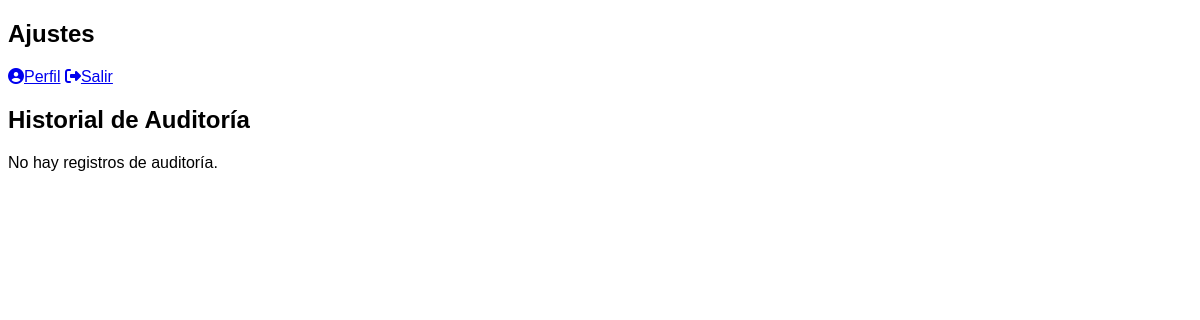
/modelo/historial.php (signed in), run on an earlier commit of the app's database.
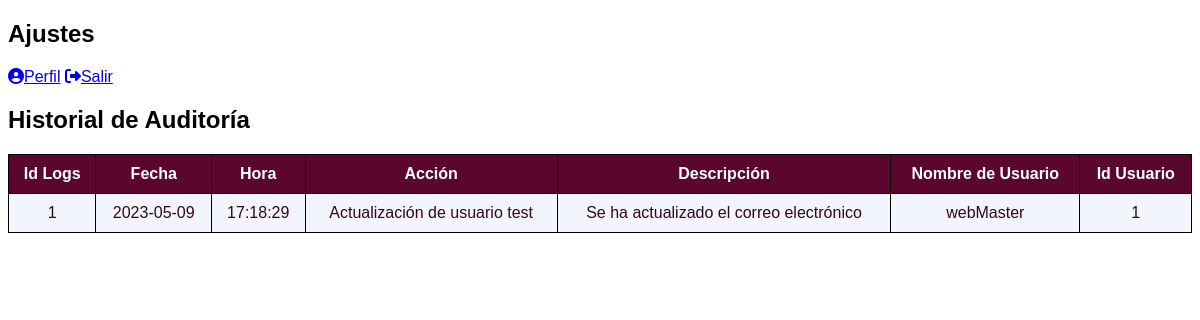
And on a later commit of the database.
### tables this page shows
create table logs_auditoria (
  idLogs_auditoria int(3) auto_increment primary key,
  fechaLogs_auditoria date,
  horaLogs_auditoria time,
  accionLogs_auditoria varchar(100),
  descripcionLogs_auditoria varchar(255),
  idUsuario int(10),
  nombreUsuario varchar(20),
  foreign key (idUsuario) references usuarios(idUsuario) ON DELETE CASCADE
);

### modelo/historial.php (the view, shortened to what this page needs)
<?php
$DATABASE_HOST = 'localhost';
$DATABASE_USER = 'root';
$DATABASE_PASS = '';
$DATABASE_NAME = 'Colectivo';
$conexion = mysqli_connect($DATABASE_HOST, $DATABASE_USER, $DATABASE_PASS, $DATABASE_NAME);
$sqlLogs = "SELECT * FROM logs_auditoria ORDER BY fechaLogs_auditoria DESC, horaLogs_auditoria DESC LIMIT 10";
$resultadoLogs = mysqli_query($conexion, $sqlLogs);
?>
<!DOCTYPE html>
<html>
<head>
    <link rel="stylesheet" href="../css/ajustes.css" type="text/css">
    <link rel="stylesheet" href="https://cdnjs.cloudflare.com/ajax/libs/font-awesome/6.2.0/css/all.min.css">
</head>
<body class="loggedin">
<nav class="navtop">
    <div>
        <h1>Ajustes</h1>
        <a href="perfil.php"><i class="fas fa-user-circle"></i>Perfil</a>
        <a href="salir.php"><i class="fas fa-sign-out-alt"></i>Salir</a>
    </div>
</nav>
<div class="content">
    <h2>Historial de Auditoría</h2>
    <div>
        <?php if (mysqli_num_rows($resultadoLogs) > 0) : ?>
            <table id="tabla-usuarios" class="styled-table">
                <tr>
                    <th>Id Logs</th>
                    <th>Fecha</th>
                    <th>Hora</th>
                    <th>Acción</th>
                    <th>Descripción</th>
                    <th>Nombre de Usuario</th>
                    <th>Id Usuario</th>
                </tr>
                <?php while ($fila = mysqli_fetch_assoc($resultadoLogs)) : ?>
                    <tr>
                        <td><?php echo $fila['idLogs_auditoria']; ?></td>
                        <td><?php echo $fila['fechaLogs_auditoria']; ?></td>
                        <td><?php echo $fila['horaLogs_auditoria']; ?></td>
                        <td><?php echo $fila['accionLogs_auditoria']; ?></td>
                        <td><?php echo $fila['descripcionLogs_auditoria']; ?></td>
                        <td><?php echo $fila['nombreUsuario']; ?></td>
                        <td><?php echo $fila['idUsuario']; ?></td>
                    </tr>
                <?php endwhile; ?>
            </table>
        <?php else : ?>
            <p>No hay registros de auditoría.</p>
        <?php endif; ?>
    </div>
</div>
</body>
</html>

### css/ajustes.css (style rules this page uses)
* { font-family: 'Poppins', sans-serif; }
#tabla-usuarios.styled-table { width: 100%; border-collapse: collapse; }
#tabla-usuarios.styled-table th, #tabla-usuarios.styled-table td { border: 1px solid black; padding: 10px; text-align: center; }
#tabla-usuarios.styled-table th { background-color: #5A062F; color: #fff; }
#tabla-usuarios.styled-table td { background-color: #E4E9F7; color: #340424; }
#tabla-usuarios.styled-table tr:nth-child(even) td { background-color: #F2F5FC; }

What changed in the data, as far as the page shows it:
added logs_auditoria: idLogs_auditoria "1", fechaLogs_auditoria "2023-05-09", horaLogs_auditoria "17:18:29", accionLogs_auditoria "Actualización de usuario test", descripcionLogs_auditoria "Se ha actualizado el correo electrónico", nombreUsuario "webMaster", idUsuario "1"
Also different on the page:
text no longer shown: "No hay registros de auditoría."
text now shown: "Id Logs Fecha Hora Acción Descripción Nombre de Usuario Id Usuario"
